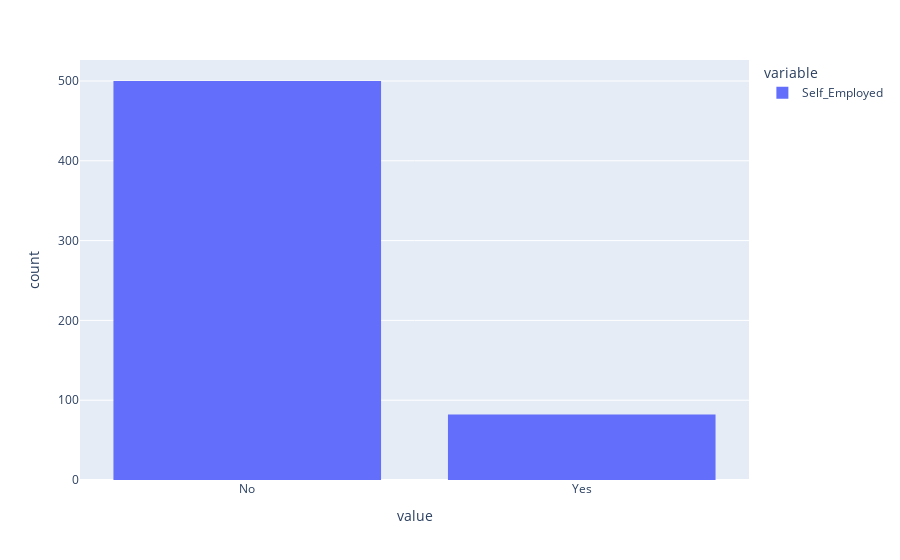

The notebook cell this image was saved under:
### Code cell
px.histogram(df["Self_Employed"])

### Figure 1 — Plotly figure (JSON) as saved in the notebook; plotly's stock layout.template omitted (floating-point values rounded to 4 significant figures; data arrays with more than 128 entries replaced by an {"elided": "..."} marker saying what was removed)
{"data": [{"alignmentgroup": "True", "bingroup": "x", "hovertemplate": "variable=Self_Employed<br>value=%{x}<br>count=%{y}<extra></extra>", "legendgroup": "Self_Employed", "marker": {"color": "#636efa", "pattern": {"shape": ""}}, "name": "Self_Employed", "offsetgroup": "Self_Employed", "orientation": "v", "showlegend": true, "type": "histogram", "x": {"elided": "614 str values"}, "xaxis": "x", "yaxis": "y"}], "layout": {"barmode": "relative", "legend": {"title": {"text": "variable"}, "tracegroupgap": 0}, "margin": {"t": 60}, "xaxis": {"anchor": "y", "domain": [0, 1], "title": {"text": "value"}}, "yaxis": {"anchor": "x", "domain": [0, 1], "title": {"text": "count"}}}}
